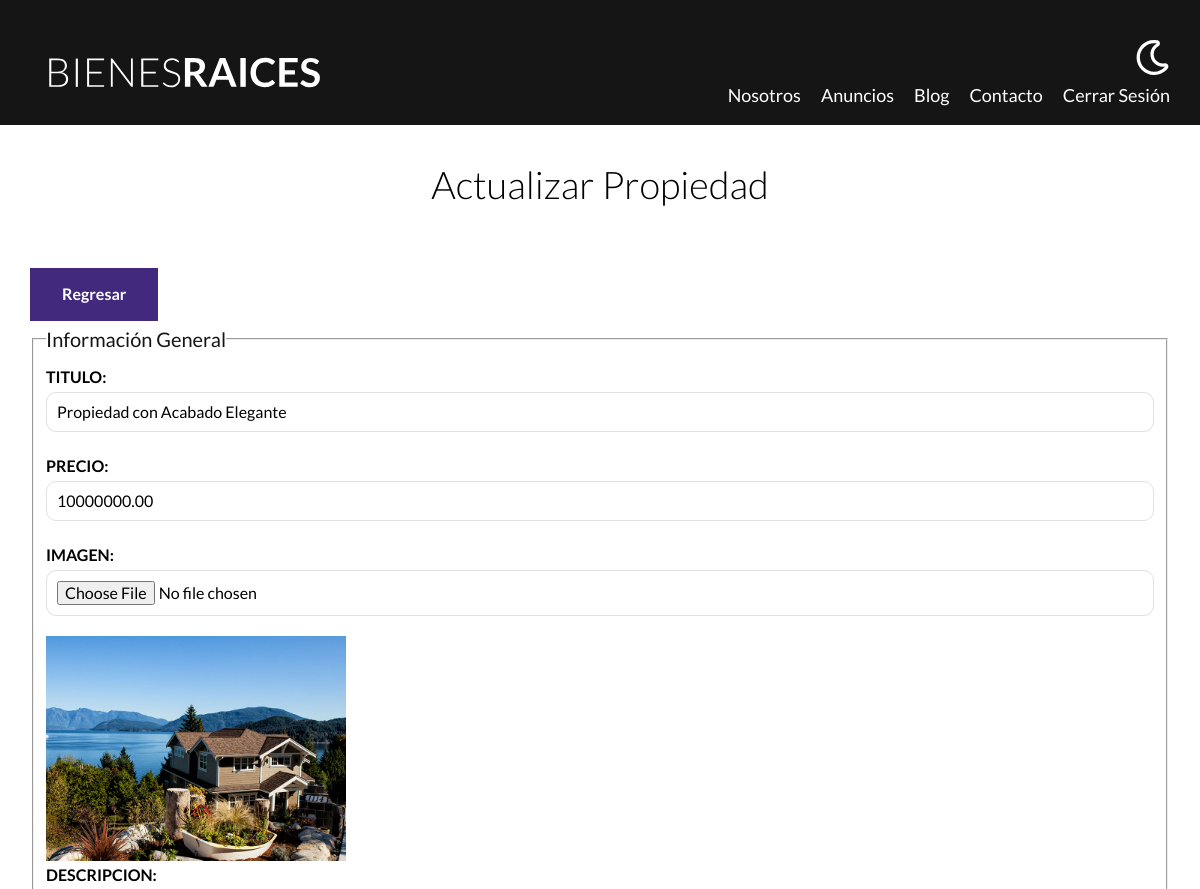
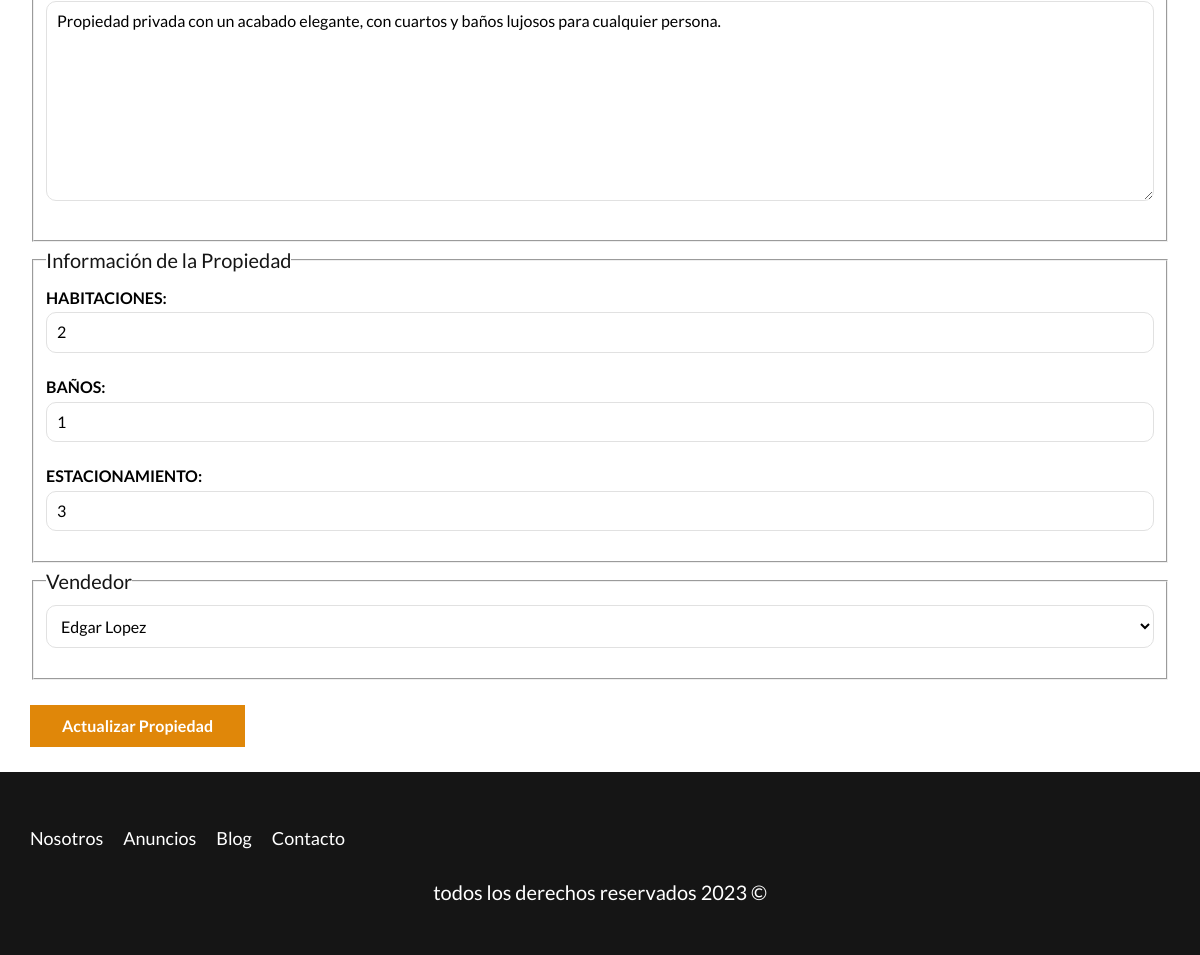
Screenshot of /admin/properties/update.php?id=9 (signed in) with the database file from the repository (2 pictures, top to bottom).
### tables this page shows
CREATE TABLE `propiedades` (
  `id` int NOT NULL AUTO_INCREMENT,
  `nombre` varchar(45) DEFAULT NULL,
  `precio` decimal(10,2) DEFAULT NULL,
  `imagen` varchar(200) DEFAULT NULL,
  `descripcion` longtext,
  `habitaciones` int DEFAULT NULL,
  `wc` int DEFAULT NULL,
  `estacionamiento` int DEFAULT NULL,
  `creado` date DEFAULT NULL,
  `vendedores_id` int NOT NULL,
  PRIMARY KEY (`id`),
  KEY `fk_propiedades_vendedores_idx` (`vendedores_id`),
  CONSTRAINT `fk_propiedades_vendedores` FOREIGN KEY (`vendedores_id`) REFERENCES `vendedores` (`id`)
);

CREATE TABLE `vendedores` (
  `id` int NOT NULL AUTO_INCREMENT,
  `name` varchar(45) DEFAULT NULL,
  `apellido` varchar(45) DEFAULT NULL,
  `telefono` varchar(10) DEFAULT NULL,
  PRIMARY KEY (`id`)
);

### admin/properties/update.php (the view, shortened to what this page needs)
<?php
    $propertyID = $_GET['id'];
    $propertyID = filter_var($propertyID, FILTER_VALIDATE_INT);
    $db = connectDB();
    $query = "SELECT * FROM propiedades WHERE id = {$propertyID}";
    $result = mysqli_query($db, $query);
    $property = mysqli_fetch_assoc($result);
    $query = "SELECT * FROM vendedores";
    $result = mysqli_query($db,$query);
    $title = $property['nombre'];
    $price = $property['precio'];
    $description = $property['descripcion'];
    $rooms = $property['habitaciones'];
    $wc = $property['wc'];
    $parking = $property['estacionamiento'];
    $seller = $property['vendedores_id'];
    $propertyImage = $property['imagen'];
?>
    <main class="container section">
        <h1>Actualizar Propiedad</h1>
        <a href="/admin" class="btn btn-purple">Regresar</a>
        <form class="form" method="POST" enctype="multipart/form-data">
            <fieldset>
                <legend>Información General</legend>
                <label for="title">Titulo:</label>
                <input type="text" id="title" name="title" placeholder="Titulo de la propiedad" value="<?php echo $title; ?>">
                <label for="price">Precio:</label>
                <input type="number" id="price" name="price" placeholder="precio de la propiedad" value="<?php echo $price; ?>">
                <label for="image">Imagen:</label>
                <input type="file" id="image" accept="image/jpeg, image/png" name="image">
                <img src="/img/<?php echo $propertyImage; ?>" class="image-small">
                <label for="description">Descripcion:</label>
                <textarea id="description" name="description"><?php echo $description; ?></textarea>
            </fieldset>
            <fieldset>
                <legend>Información de la Propiedad</legend>
                <label for="rooms">Habitaciones:</label>
                <input type="number" id="rooms" name="rooms" placeholder="Ej: 5" min="1" max="10" value="<?php echo $rooms; ?>">
                <label for="wc">Baños:</label>
                <input type="number" id="wc" name="wc" placeholder="Ej: 5" min="1" max="10" value="<?php echo $wc; ?>">
                <label for="parking">Estacionamiento:</label>
                <input type="number" id="parking" name="parking" placeholder="Ej: 5" min="1" max="10" value="<?php echo $parking; ?>">
            </fieldset>
            <fieldset>
                <legend>Vendedor</legend>
                <select name="seller">
                    <?php while($row = mysqli_fetch_assoc($result)): ?>
                        <option <?php echo $seller === $row['id'] ? 'selected' : ''; ?> value="<?php echo $row['id']; ?>"><?php echo $row['name']." ".$row['apellido']; ?></option>
                    <?php endwhile ?>
                </select>
            </fieldset>
            <input type="submit" value="Actualizar Propiedad" class="btn btn-yellow">
        </form>
    </main>

### build/css/app.css (style rules this page uses)
html { -webkit-text-size-adjust:100%;line-height:1.15 }
body { margin:0 }
main { display:block }
h1 { font-size:2em;margin:.67em 0 }
a { background-color:transparent }
img { border-style:none }
button,input,optgroup,select,textarea { font-family:inherit;font-size:100%;line-height:1.15;margin:0 }
button,input { overflow:visible }
button,select { text-transform:none }
[type=button],[type=reset],[type=submit],button { -webkit-appearance:button }
fieldset { padding:.35em .75em .625em }
legend { box-sizing:border-box;color:inherit;display:table;max-width:100%;padding:0;white-space:normal }
textarea { overflow:auto }
html { box-sizing:border-box;font-size:62.5% }
*,:after,:before { box-sizing:inherit }
body { font-family:Lato,sans-serif;font-size:1.6rem;line-height:1.8 }
.container { margin:0 auto;max-width:120rem;width:95% }
a { text-decoration:none }
img,picture { display:block;width:100% }
h1,h2,h3 { font-family:Lato,sans-serif;font-weight:300;margin:2.5rem 0;text-align:center }
h1 { font-size:3.8rem }
.section { margin-bottom:2.5rem;margin-top:2.5rem }
.btn-yellow { background-color:#e08709;border:.2rem solid transparent;color:#fff;display:inline-block;font-weight:700;margin-top:2.5rem;padding:1rem 3rem;text-align:center;text-decoration:none;text-transform:capitalize }
.btn-purple { background-color:#42297d;border:.2rem solid transparent;color:#fff;display:inline-block;font-weight:700;margin-top:2.5rem;padding:1rem 3rem;text-align:center;text-decoration:none;text-transform:capitalize }
.form legend { color:#151515;font-size:2rem }
.form label { display:block;font-weight:700;text-transform:uppercase }
.form input:not([type=submit]),.form select,.form textarea { background-color:#fff;border:.1rem solid #e1e1e1;border-radius:1rem;display:bloc;margin-bottom:2rem;padding:1rem;width:100% }
.form textarea { height:20rem }
.image-small { width:30rem }

### rows the page displays
propiedades: title "Propiedad con Acabado Elegante", price "10000000.00", imagen (picture), description "Propiedad privada con un acabado elegante, con cuartos y baños lujosos para cualquier persona.", rooms "2", wc "1", parking "3", seller "Edgar Lopez"
